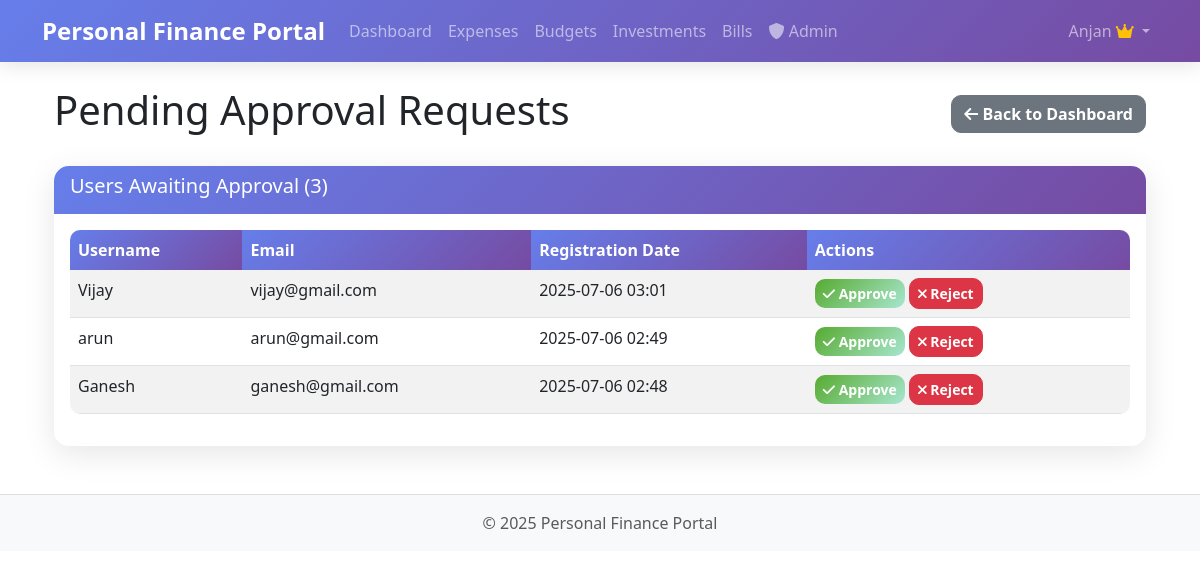
The page /admin/pending-requests (signed in) on the database as committed earlier.
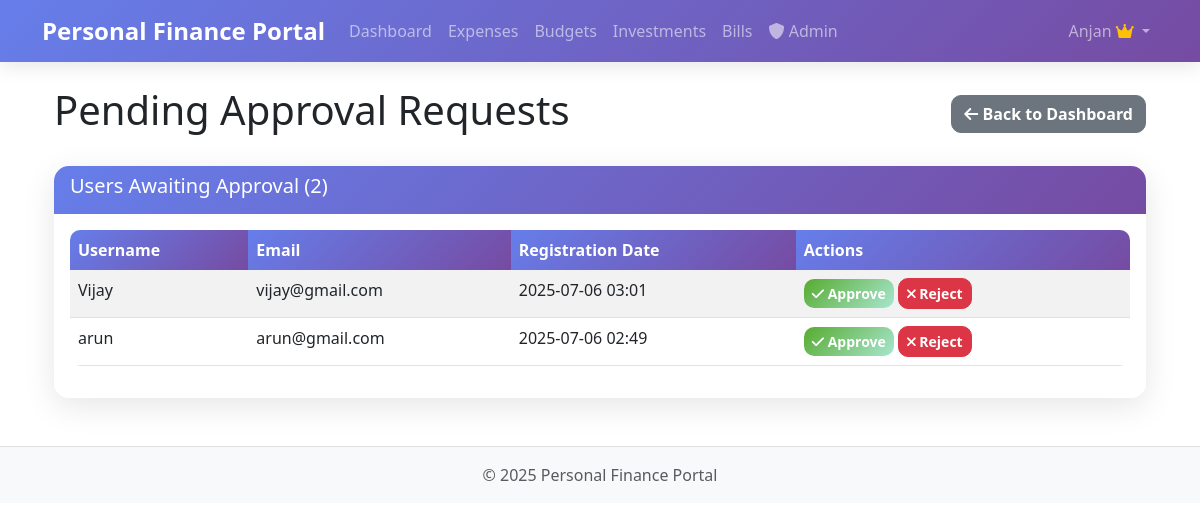
The same page on the database as committed later.
### app/models/user.py (models this page shows, shortened)
class User(db.Model, UserMixin):
    id = db.Column(db.Integer, primary_key=True)
    username = db.Column(db.String(64), index=True, unique=True)
    email = db.Column(db.String(120), index=True, unique=True)
    password_hash = db.Column(db.String(128))
    created_at = db.Column(db.DateTime, default=datetime.utcnow)
    is_admin = db.Column(db.Boolean, default=False)
    is_active = db.Column(db.Boolean, default=False)  # Users need admin approval
    approved_at = db.Column(db.DateTime, nullable=True)
    approved_by = db.Column(db.Integer, db.ForeignKey('user.id'), nullable=True)
    expenses = db.relationship('Expense', backref='user', lazy='dynamic')
    budgets = db.relationship('Budget', backref='user', lazy='dynamic')
    investments = db.relationship('Investment', backref='user', lazy='dynamic')
    bills = db.relationship('Bill', backref='user', lazy='dynamic')

### app/routes/admin.py (the view)
@admin_bp.route('/pending-requests')
@login_required
@admin_required
def pending_requests():
    pending_users = User.query.filter_by(is_active=False).order_by(User.created_at.desc()).all()
    return render_template('admin/pending_requests.html', pending_users=pending_users)

### app/models/user.py (called while the page is built)
@login_manager.user_loader
def load_user(id):
    return User.query.get(int(id))

### app/routes/admin.py (called while the page is built)
def admin_required(f):
    @wraps(f)
    def decorated_function(*args, **kwargs):
        if not current_user.is_authenticated or not current_user.is_admin:
            abort(403)  # Forbidden
        return f(*args, **kwargs)
    return decorated_function

### app/utils/date_utils.py (called while the page is built)
def get_current_datetime():
    return datetime.now()

### app/templates/admin/pending_requests.html (shortened to what this page needs)
{% extends "base.html" %}
{% block content %}
<div class="container mt-4">
    <div class="row">
        <div class="col-12">
            <div class="d-flex justify-content-between align-items-center mb-4">
                <h1>Pending Approval Requests</h1>
                <a href="{{ url_for('admin.index') }}" class="btn btn-secondary">
                    <i class="fas fa-arrow-left"></i> Back to Dashboard
                </a>
            </div>
        </div>
    </div>
    {% if pending_users %}
    <div class="row">
        <div class="col-12">
            <div class="card">
                <div class="card-header">
                    <h5>Users Awaiting Approval ({{ pending_users|length }})</h5>
                </div>
                <div class="card-body">
                    <div class="table-responsive">
                        <table class="table table-striped">
                            <thead>
                                <tr>
                                    <th>Username</th>
                                    <th>Email</th>
                                    <th>Registration Date</th>
                                    <th>Actions</th>
                                </tr>
                            </thead>
                            <tbody>
                                {% for user in pending_users %}
                                <tr>
                                    <td>{{ user.username }}</td>
                                    <td>{{ user.email }}</td>
                                    <td>{{ user.created_at.strftime('%Y-%m-%d %H:%M') }}</td>
                                    <td>
                                        <form method="POST"
                                            action="{{ url_for('admin.approve_user', user_id=user.id) }}"
                                            class="d-inline">
                                            <button type="submit" class="btn btn-success btn-sm"
                                                onclick="return confirm('Approve this user?')">
                                                <i class="fas fa-check"></i> Approve
                                            </button>
                                        </form>
                                        <form method="POST" action="{{ url_for('admin.reject_user', user_id=user.id) }}"
                                            class="d-inline">
                                            <button type="submit" class="btn btn-danger btn-sm"
                                                onclick="return confirm('Reject this user?')">
                                                <i class="fas fa-times"></i> Reject
                                            </button>
                                        </form>
                                    </td>
                                </tr>
                                {% endfor %}
                            </tbody>
                        </table>
                    </div>
                </div>
            </div>
        </div>
    </div>
    {% endif %}
</div>
{% endblock %}

Rows that differ between the two databases and show on the page:
no longer on this page (row edited): User: username "Ganesh", email "ganesh@gmail.com", created_at "2025-07-06 02:48"
Other text that changed with them:
{{ pending_users|length }}: "3" → "2"
